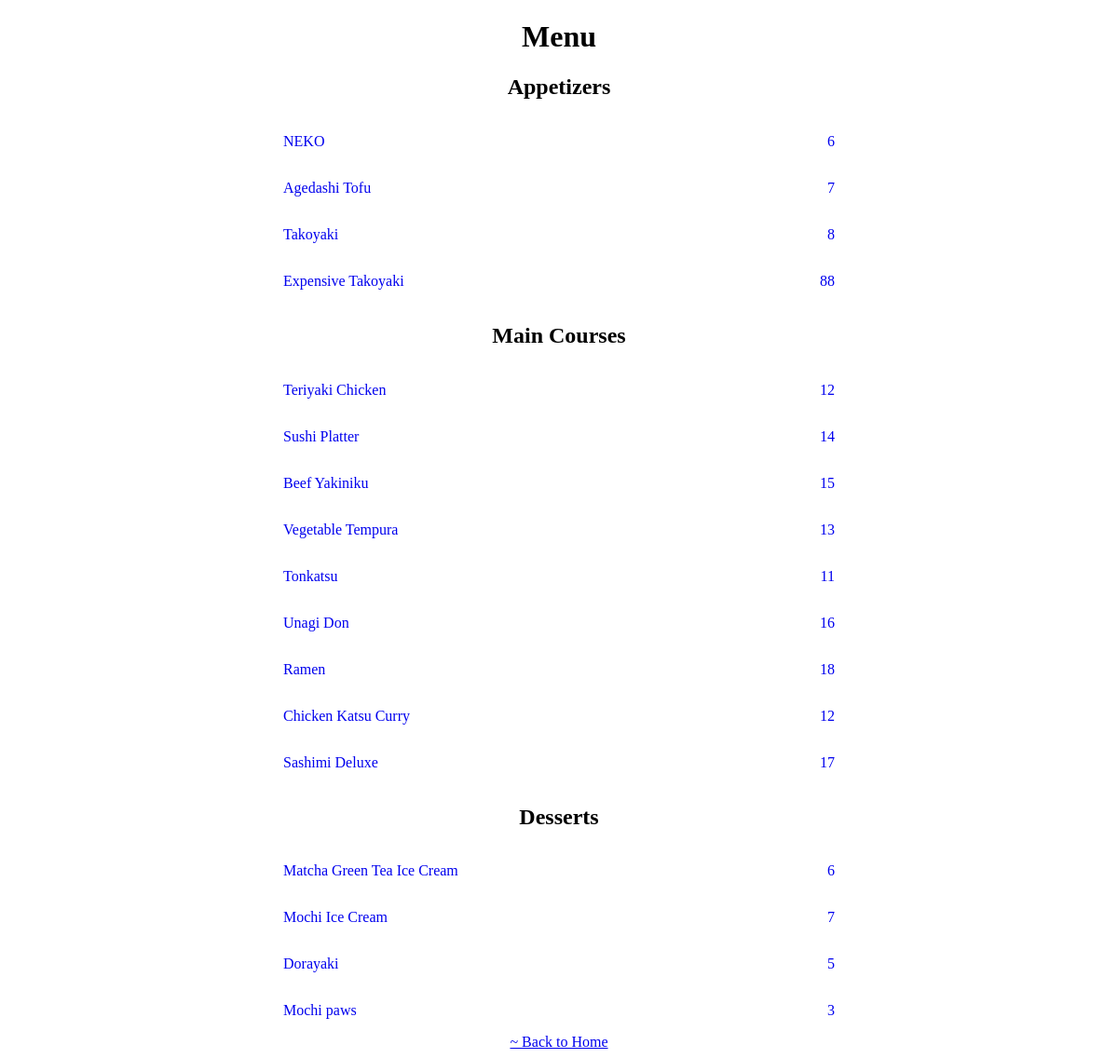
The app's page /menu/, older data.
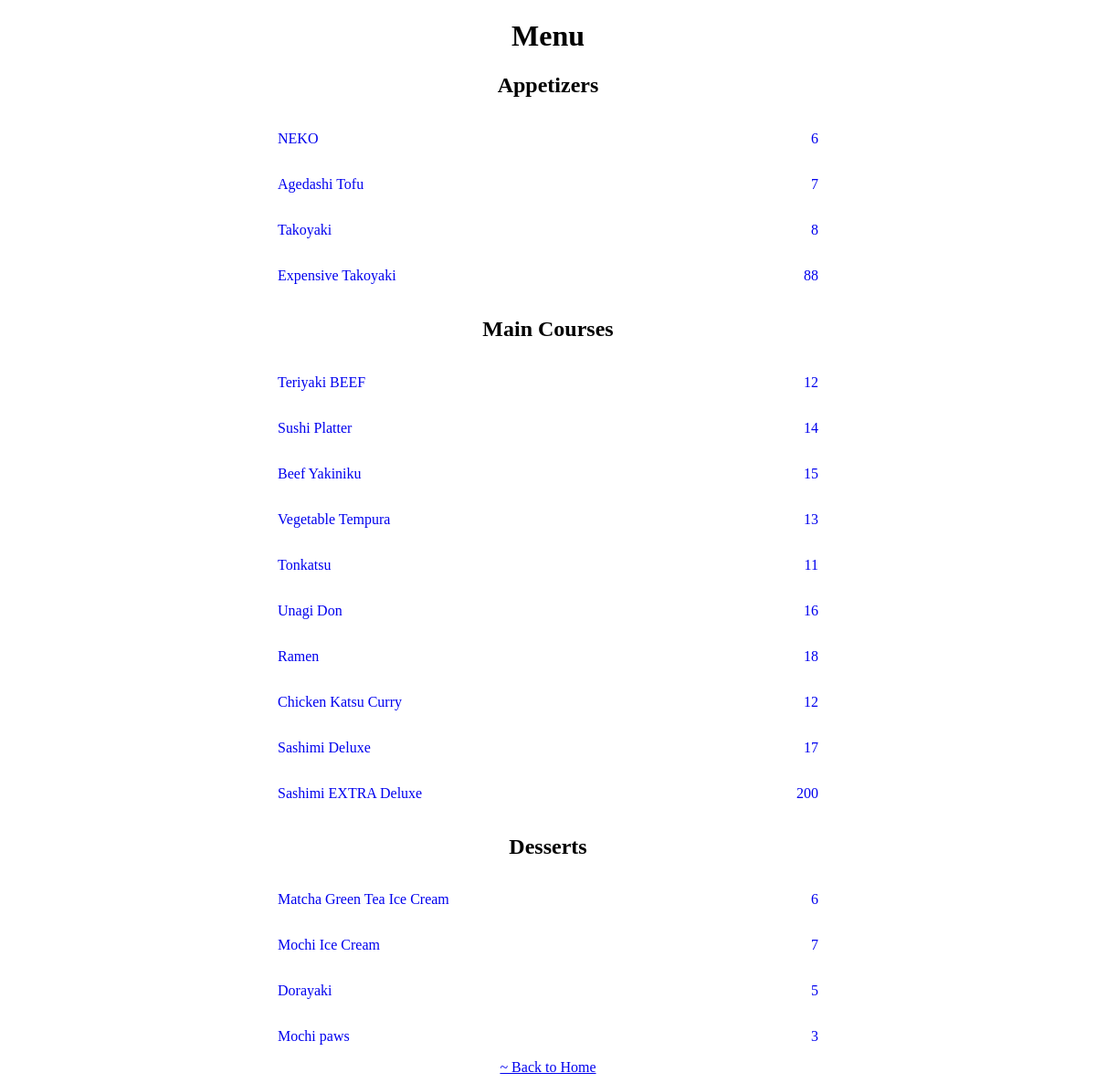
The same page, newer data.
### menu_app/models.py (models this page shows, shortened)
class Appetizer(models.Model):
    name = models.CharField(max_length=50)
    japanese_name = models.CharField(max_length=50)
    price = models.IntegerField()
    description = models.TextField()

class MainCourse(models.Model):
    name = models.CharField(max_length=50)
    japanese_name = models.CharField(max_length=50)
    price = models.IntegerField()
    description = models.TextField()

class Dessert(models.Model):
    name = models.CharField(max_length=50)
    japanese_name = models.CharField(max_length=50)
    price = models.IntegerField()
    description = models.TextField()

### menu_app/views.py (the view)
# urls.py: path('menu/', views.menu_view, name='menu'),
def menu_view(request):
    appetizers = Appetizer.objects.all()
    mains = MainCourse.objects.all()
    desserts = Dessert.objects.all()
    return render(request, 'menu.html', {'appetizers': appetizers, 'mains': mains, 'desserts': desserts})

### menu_app/templates/menu.html (shortened to what this page needs)
<!DOCTYPE html>
<html lang="en">
  <head>
  </head>
  <body>
    <main style="text-align: center">
      <h1>Menu</h1>
      <h2>Appetizers</h2>
      <ul style="list-style: none; width: 50%; margin: 0 auto; padding: 0">
        {% for item in appetizers %}
        <a
          style="text-decoration: none"
          href="http://127.0.0.1:8000/appetizer_item/{{ item.id }}"
        >
          <li
            style="width: 100%; display: flex; justify-content: space-between"
          >
            <p>{{ item.name }}</p>
            <p>{{ item.price }}</p>
          </li>
        </a>
        {% endfor %}
      </ul>
      <h2>Main Courses</h2>
      <ul style="list-style: none; width: 50%; margin: 0 auto; padding: 0">
        {% for item in mains %}
        <a
          style="text-decoration: none"
          href="http://127.0.0.1:8000/main_item/{{ item.id }}"
        >
          <li
            style="width: 100%; display: flex; justify-content: space-between"
          >
            <p>{{ item.name }}</p>
            <p>{{ item.price }}</p>
          </li>
        </a>
        {% endfor %}
      </ul>
      <h2>Desserts</h2>
      <ul style="list-style: none; width: 50%; margin: 0 auto; padding: 0">
        {% for item in desserts %}
        <a
          style="text-decoration: none"
          href="http://127.0.0.1:8000/dessert_item/{{ item.id }}"
        >
          <li
            style="width: 100%; display: flex; justify-content: space-between"
          >
            <p>{{ item.name }}</p>
            <p>{{ item.price }}</p>
          </li>
        </a>
        {% endfor %}
      </ul>
      <a href="/home">~ Back to Home</a>
    </main>
  </body>
</html>

Row changes from the older to the newer data that the page shows:
changed MainCourse: name "Teriyaki Chicken" → "Teriyaki BEEF"
added MainCourse: name "Sashimi EXTRA Deluxe", price "200"
